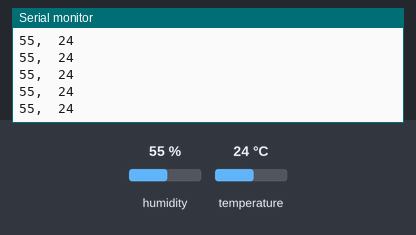
Bench run of a sketch on a simulated Arduino Uno, built with avr-gcc and run on an emulated ATmega328P. On the bench: the last lines printed to the serial monitor. The inputs (shaded band) are chosen by the test bench; at power-on: humidity 55 %, temperature 24 °C.

Above: at 1.2 s.
1.3 s: humidity set to 22 %
At 1.5 s:
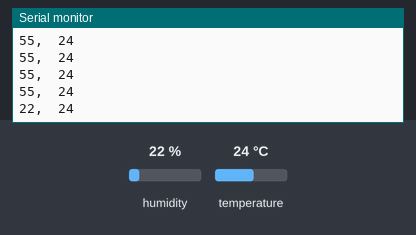
2.8 s: temperature set to 12 °C
At 2.86 s:
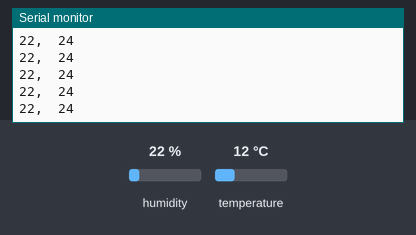
4.3 s: humidity set to 40 %
At 4.34 s:
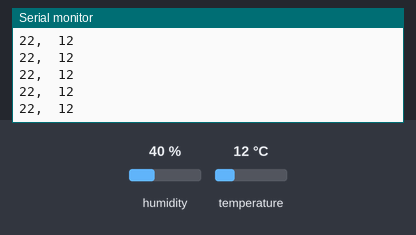
Timing chart, 0 to 7.3 s (numbered marks = the images above; inputs shaded):
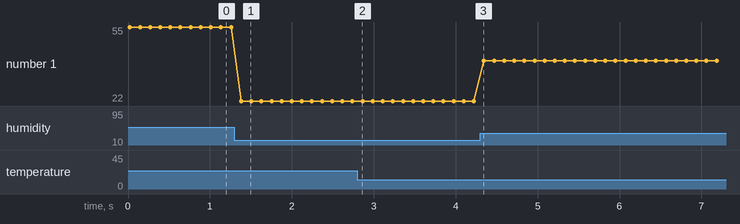

Measured:
- after the input at 1.3 s, the serial monitor: prints a new line after 0.08 s (image 1)
- plotted number 1: 55 → 22 after the input at 1.3 s, 22 → 40 after the input at 4.3 s

The sketch:

dht11_template.ino
```cpp
#include <dht11.h>
#define DHT11_PIN A4

dht11 DHT;

void setup() {
  // put your setup code here, to run once:
  Serial.begin(9600);
}

void loop() {
  // put your main code here, to run repeatedly:
  int chk;
  chk = DHT.read(DHT11_PIN);
  if (chk == DHTLIB_OK) {
    Serial.print(DHT.humidity, 1);
    Serial.print(",\t");
    Serial.println(DHT.temperature, 1);
  }
  delay(100);
}
```
